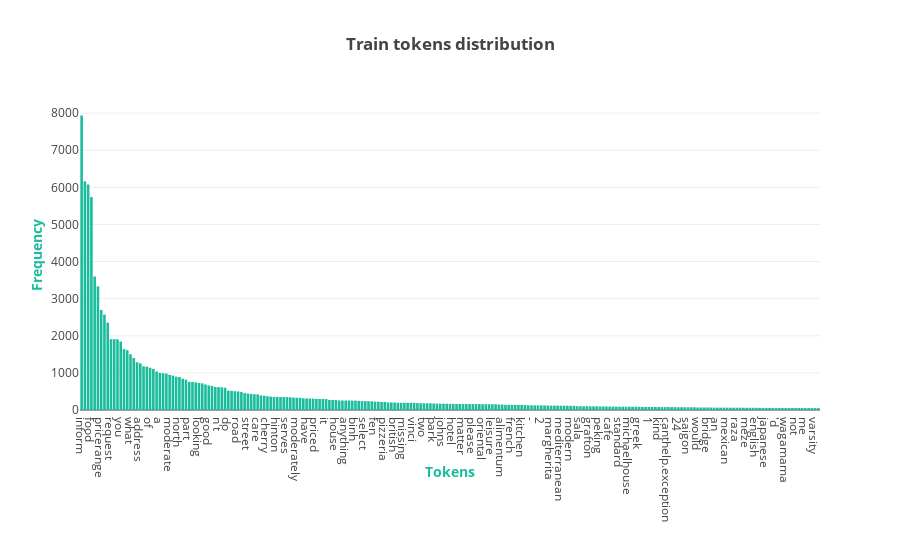

Notebook source saved alongside this figure:
### Code cell
train_X_axis = []
train_Y_axis = []
train_top_tokens = []
sorted_dict = sorted(train_vocabulary.items(), key = itemgetter(1), reverse = True)

for token, token_count in sorted_dict:
    if len(train_top_tokens) <= 10:
        train_top_tokens.append((token, token_count))
    if token_count > 50:
        train_X_axis.append(token)
        train_Y_axis.append(token_count)

assert(len(train_X_axis) == len(train_Y_axis)) 

plotly.offline.iplot({
    "data": [Bar(orientation = "v",
                 x = train_X_axis,
                 y = train_Y_axis,
                 marker = dict(color = "#1abc9c"))],
    "layout": Layout(title = "<b>Train tokens distribution</b>",
                     xaxis = dict(title = "<b>Tokens</b>", dtick = 3, titlefont = dict(color = "#1abc9c")),
                     yaxis = dict(title = "<b>Frequency</b>", titlefont = dict(color = "#1abc9c")),
                     margin = Margin(b = 150)
                    )
})

logging.info("Train top tokens:\t{}".format(train_top_tokens))

### Figure 1 — Plotly figure (JSON) as saved in the notebook; plotly's stock layout.template omitted (floating-point values rounded to 4 significant figures; data arrays with more than 128 entries replaced by an {"elided": "..."} marker saying what was removed)
{"data": [{"marker": {"color": "#1abc9c"}, "orientation": "v", "type": "bar", "uid": "992fd222-2420-4b26-aa27-19a5248052ce", "x": {"elided": "227 str values"}, "y": {"elided": "227 int values"}}], "layout": {"margin": {"b": 150}, "title": "<b>Train tokens distribution</b>", "xaxis": {"dtick": 3, "title": "<b>Tokens</b>", "titlefont": {"color": "#1abc9c"}}, "yaxis": {"title": "<b>Frequency</b>", "titlefont": {"color": "#1abc9c"}}}}
